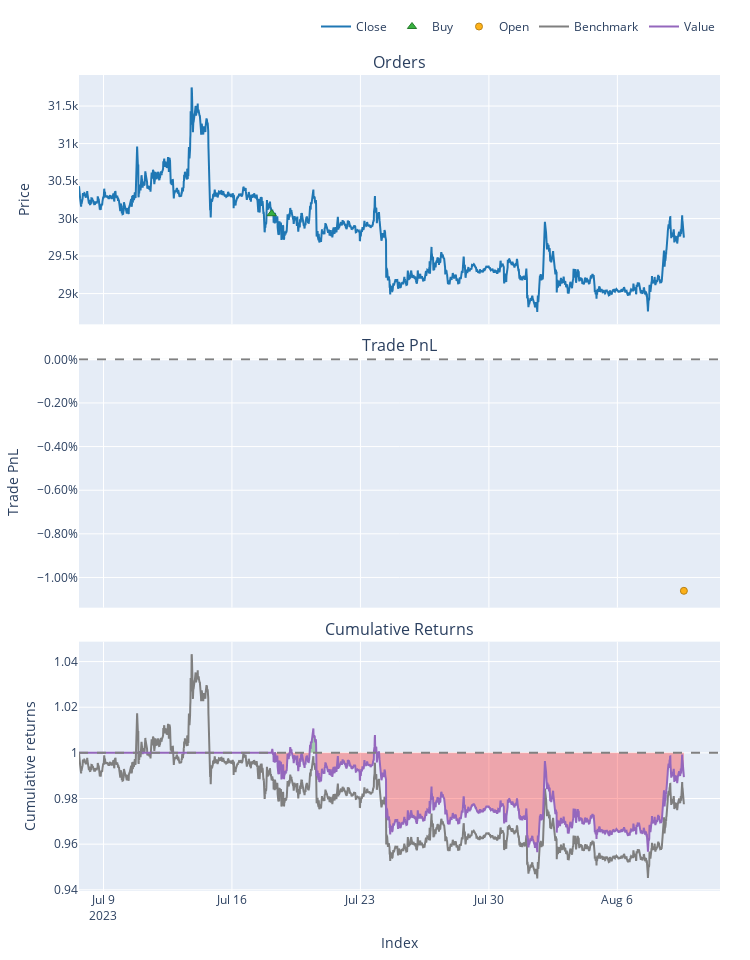

The code cell stored with this chart in its notebook:
### Code cell
pf.plot().show()

### Figure 1 — Plotly figure (JSON) as saved in the notebook; plotly's stock layout.template omitted (floating-point values rounded to 4 significant figures; data arrays with more than 128 entries replaced by an {"elided": "..."} marker saying what was removed)
{"data": [{"legendgroup": "0", "line": {"color": "#1f77b4"}, "name": "Close", "showlegend": true, "type": "scatter", "uid": "bb973456-4f65-4987-97a0-92881634013e", "x": {"elided": "3165 str values"}, "xaxis": "x", "y": {"elided": "3165 float values"}, "yaxis": "y"}, {"customdata": [[0, 0.03326, 0]], "hovertemplate": "Order Id: %{customdata[0]}<br>Timestamp: %{x}<br>Price: %{y}<br>Size: %{customdata[1]:.6f}<br>Fees: %{customdata[2]:.6f}", "legendgroup": "1", "marker": {"color": "#37B13F", "line": {"color": "rgb(38,123,44)", "width": 1}, "size": 8, "symbol": "triangle-up"}, "mode": "markers", "name": "Buy", "type": "scatter", "uid": "65db2e61-5218-4235-897a-d297454efe4e", "x": ["2023-07-18T04:00:00+00:00"], "xaxis": "x", "y": [30070.0], "yaxis": "y"}, {"customdata": [[0, 0, -10.61, -0.01061]], "hovertemplate": "Exit Trade Id: %{customdata[0]}<br>Position Id: %{customdata[1]}<br>Exit Timestamp: %{x}<br>PnL: %{customdata[2]:.6f}<br>Return: %{customdata[3]:.2%}", "legendgroup": "2", "marker": {"color": "#FFAA00", "line": {"color": "rgb(178,118,0)", "width": 1}, "opacity": [0.9], "size": [7], "symbol": "circle"}, "mode": "markers", "name": "Open", "type": "scatter", "uid": "8b22abfc-4f1d-4661-8dc8-09f9da1927be", "x": ["2023-08-09T15:00:00+00:00"], "xaxis": "x2", "y": [-0.01061], "yaxis": "y2"}, {"legendgroup": "3", "line": {"color": "#7f7f7f"}, "name": "Benchmark", "showlegend": true, "type": "scatter", "uid": "f434d060-27b8-4e71-a412-270c18eae0fd", "x": {"elided": "3165 str values"}, "xaxis": "x3", "y": {"elided": "3165 float values"}, "yaxis": "y3"}, {"hoverinfo": "skip", "legendgroup": "4", "line": {"color": "rgba(0, 0, 0, 0)", "width": 0}, "opacity": 0, "showlegend": false, "type": "scatter", "uid": "d3ac9d5d-ecef-4940-b6b6-74fbaa2bbfad", "x": {"elided": "3165 str values"}, "xaxis": "x3", "y": {"elided": "3165 int values"}, "yaxis": "y3"}, {"connectgaps": false, "fill": "tonexty", "fillcolor": "rgba(0, 128, 0, 0.3)", "hoverinfo": "skip", "legendgroup": "4", "line": {"color": "rgba(0, 0, 0, 0)", "width": 0}, "opacity": 0, "showlegend": false, "type": "scatter", "uid": "2affd709-ab82-4d54-81ae-178e4908a511", "x": {"elided": "3165 str values"}, "xaxis": "x3", "y": {"elided": "3165 float values"}, "yaxis": "y3"}, {"hoverinfo": "skip", "legendgroup": "4", "line": {"color": "rgba(0, 0, 0, 0)", "width": 0}, "opacity": 0, "showlegend": false, "type": "scatter", "uid": "b7aeddb8-e934-4bac-8024-57b5ea5d6779", "x": {"elided": "3165 str values"}, "xaxis": "x3", "y": {"elided": "3165 int values"}, "yaxis": "y3"}, {"connectgaps": false, "fill": "tonexty", "fillcolor": "rgba(255, 0, 0, 0.3)", "hoverinfo": "skip", "legendgroup": "4", "line": {"color": "rgba(0, 0, 0, 0)", "width": 0}, "opacity": 0, "showlegend": false, "type": "scatter", "uid": "abc93f5a-dc19-453c-8f8b-584c89ae5300", "x": {"elided": "3165 str values"}, "xaxis": "x3", "y": {"elided": "3165 float values"}, "yaxis": "y3"}, {"legendgroup": "5", "line": {"color": "#9467bd"}, "name": "Value", "showlegend": true, "type": "scatter", "uid": "dd900514-8b26-4a5d-bcc0-1f8974b408ae", "x": {"elided": "3165 str values"}, "xaxis": "x3", "y": {"elided": "3165 float values"}, "yaxis": "y3"}, {"hoverinfo": "skip", "legendgroup": "4", "line": {"color": "rgba(0, 0, 0, 0)", "width": 0}, "opacity": 0, "showlegend": false, "type": "scatter", "uid": "6da42b2b-4b93-4bc5-9824-93412ce0c815", "x": {"elided": "3165 str values"}, "xaxis": "x3", "y": {"elided": "3165 int values"}, "yaxis": "y3"}], "layout": {"annotations": [{"font": {"size": 16}, "showarrow": false, "text": "Orders", "x": 0.5, "xanchor": "center", "xref": "paper", "y": 1, "yanchor": "bottom", "yref": "paper"}, {"font": {"size": 16}, "showarrow": false, "text": "Trade PnL", "x": 0.5, "xanchor": "center", "xref": "paper", "y": 0.6528, "yanchor": "bottom", "yref": "paper"}, {"font": {"size": 16}, "showarrow": false, "text": "Cumulative Returns", "x": 0.5, "xanchor": "center", "xref": "paper", "y": 0.3056, "yanchor": "bottom", "yref": "paper"}], "height": 960, "legend": {"orientation": "h", "traceorder": "normal", "x": 1, "xanchor": "right", "y": 1.042, "yanchor": "bottom"}, "margin": {"b": 30, "l": 30, "r": 30, "t": 30}, "shapes": [{"line": {"color": "gray", "dash": "dash"}, "type": "line", "x0": 0, "x1": 1, "xref": "paper", "y0": 0, "y1": 0, "yref": "y2"}, {"line": {"color": "gray", "dash": "dash"}, "type": "line", "x0": 0, "x1": 1, "xref": "paper", "y0": 1, "y1": 1, "yref": "y3"}], "showlegend": true, "width": 750, "xaxis": {"anchor": "y", "domain": [0, 1], "matches": "x3", "showticklabels": false}, "xaxis2": {"anchor": "y2", "domain": [0, 1], "matches": "x3", "showticklabels": false}, "xaxis3": {"anchor": "y3", "domain": [0, 1], "title": {"text": "Index"}}, "yaxis": {"anchor": "x", "domain": [0.6944, 1], "title": {"text": "Price"}}, "yaxis2": {"anchor": "x2", "domain": [0.3472, 0.6528], "tickformat": ".2%", "title": {"text": "Trade PnL"}}, "yaxis3": {"anchor": "x3", "domain": [0, 0.3056], "title": {"text": "Cumulative returns"}}}}
